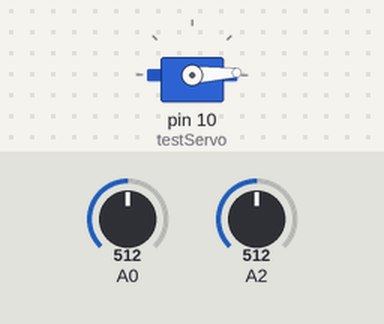
This sketch was run on a simulated Arduino Uno, built with avr-gcc and run on an emulated ATmega328P. Shown: servo. Inputs (shaded band) come from the test bench; at power-on: A0 = 512, A2 = 512. What the sketch prints to the serial monitor is not drawn.

Above: at 1.2 s.
1.3 s: A0 set to 716
4.3 s: A2 set to 716
7.3 s: A0 set to 900
10.3 s: A2 set to 900
Timing chart, 0 to 14.3 s (numbered marks = the images above; inputs shaded):
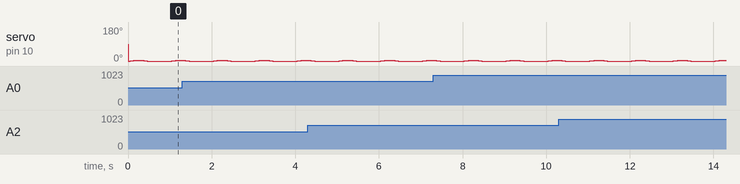

Measured:
- by itself, servo on pin 10 (testServo): repeats every 1.0 s: 1° 0.04 s, 0° 0.58 s, 1° 0.05 s, 2° 0.05 s, 3° 0.23 s, 2° 0.05 s

The sketch:

Prototype_0_Test_Sketch.ino
```cpp
#include <Servo.h>

#define SOF 'h'
#define EOF 'p'
#define M_PI 3.14159265358979323846264338327950288


Servo testServo;

int torque = 0;
int angle = 2;

unsigned long currentTime = millis();
unsigned long previousTime = currentTime;
float thing = 0;
byte samplePeriod = 10;
byte f = 1;
byte offset = 0;
byte amplitude = 4;


void setup()
{
  Serial.begin(115200);

  testServo.attach(10);
}


void loop()
{
  currentTime = millis();

  if ((currentTime - previousTime) >= samplePeriod)
  {
    previousTime = currentTime;

    thing = offset + amplitude * sin(2*M_PI*f*millis()/1000); //in degrees

    testServo.write(thing);

    torque = analogRead(0);
    angle = analogRead(2);

    Serial.write(SOF);
    Serial.write((byte)((torque >> 8) & 0xFF));
    Serial.write((byte)(torque & 0xFF));
    Serial.write((byte)((angle >> 8) & 0xFF));
    Serial.write((byte)(angle & 0xFF));
    Serial.write(EOF);
  }
}
```
